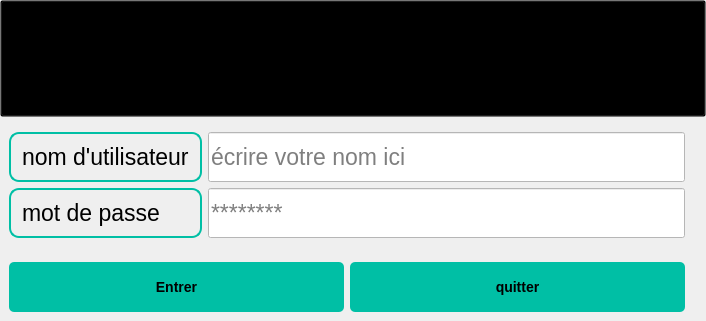
         <widget class="QWidget" name="tab_3">
          <property name="enabled">
           <bool>true</bool>
          </property>
          <attribute name="title">
           <string>ACCEUIL</string>
          </attribute>
          <layout class="QGridLayout" name="gridLayout_3">
           <property name="leftMargin">
            <number>0</number>
           </property>
           <property name="topMargin">
            <number>0</number>
           </property>
           <property name="rightMargin">
            <number>0</number>
           </property>
           <property name="bottomMargin">
            <number>0</number>
           </property>
           <item row="0" column="1" colspan="3">
            <widget class="QPushButton" name="pushButton_5">
             <property name="enabled">
              <bool>true</bool>
             </property>
             <property name="maximumSize">
              <size>
               <width>16777215</width>
               <height>16777215</height>
              </size>
             </property>
             <property name="font">
              <font>
               <family>Arial,sans-serif</family>
               <pointsize>30</pointsize>
               <weight>75</weight>
               <bold>true</bold>
              </font>
             </property>
             <property name="focusPolicy">
              <enum>Qt::StrongFocus</enum>
             </property>
             <property name="styleSheet">
              <string notr="true">background-image: url(:/C:/miniProjet/icons/bib.jpg);
background-color:transparent;
background-image: url(:/back.jpg);
color:#000000
;</string>
             </property>
             <property name="text">
              <string>Bienvenu à l'application de gestion
de la Bibliothéque de l'ISIMM</string>
             </property>
             <property name="icon">
              <iconset resource="icons/icons.qrc">
               <normaloff>:/isimm.png</normaloff>:/isimm.png</iconset>
             </property>
             <property name="iconSize">
              <size>
               <width>150</width>
               <height>150</height>
              </size>
             </property>
            </widget>
           </item>
           <item row="5" column="1">
            <widget class="QWidget" name="widget" native="true">
             <property name="minimumSize">
              <size>
               <width>0</width>
               <height>0</height>
              </size>
             </property>
             <layout class="QGridLayout" name="gridLayout_4">
              <item row="1" column="0">
               <widget class="QPushButton" name="entrer">
                <property name="minimumSize">
                 <size>
                  <width>0</width>
                  <height>50</height>
                 </size>
                </property>
                <property name="styleSheet">
                 <string notr="true">/* Buttons */
QPushButton {
    font-family: &quot;Arial&quot;, sans-serif;
    font-size: 14px;
    font-weight: bold;
    color: #000000; /* Black text color */
    background-color: #00BFA5; /* Teal button background color */
    border: none;
    border-radius: 5px;
    padding: 8px 16px;
    text-align: center; /* Center align button text */
    text-transform: uppercase; /* Uppercase button text */
}

QPushButton:hover {
    background-color: #009980; /* Darker teal button background color on hover */
}</string>
                </property>
                <property name="text">
                 <string>Entrer</string>
                </property>
               </widget>
              </item>
              <item row="1" column="1">
               <widget class="QPushButton" name="quitter">
                <property name="minimumSize">
                 <size>
                  <width>0</width>
                  <height>50</height>
                 </size>
                </property>
                <property name="styleSheet">
                 <string notr="true">/* Buttons */
QPushButton {
    font-family: &quot;Arial&quot;, sans-serif;
    font-size: 14px;
    font-weight: bold;
    color: #000000; /* Black text color */
    background-color: #00BFA5; /* Teal button background color */
    border: none;
    border-radius: 5px;
    padding: 8px 16px;
    text-align: center; /* Center align button text */
    text-transform: uppercase; /* Uppercase button text */
}

QPushButton:hover {
    background-color: #009980; /* Darker teal button background color on hover */
}</string>
                </property>
                <property name="text">
                 <string>quitter</string>
                </property>
               </widget>
              </item>
             </layout>
            </widget>
           </item>
           <item row="4" column="1">
            <widget class="QWidget" name="widget_2" native="true">
             <property name="minimumSize">
              <size>
               <width>0</width>
               <height>0</height>
              </size>
             </property>
             <layout class="QGridLayout" name="gridLayout_6">
              <item row="1" column="0">
               <widget class="QLabel" name="label_2">
                <property name="minimumSize">
                 <size>
                  <width>0</width>
                  <height>0</height>
                 </size>
                </property>
                <property name="maximumSize">
                 <size>
                  <width>200</width>
                  <height>16777215</height>
                 </size>
                </property>
                <property name="font">
                 <font>
                  <family>Arial,sans-serif</family>
                  <pointsize>17</pointsize>
                 </font>
                </property>
                <property name="styleSheet">
                 <string notr="true">QLabel {
  background-color: none;
  border: 2px solid #00BFA5;
  border-radius: 10px;
  padding: 5px;
  color: #000000;
  font-size: 17pt;
  font-family: Arial, sans-serif;
}
</string>
                </property>
                <property name="text">
                 <string>mot de passe</string>
                </property>
               </widget>
              </item>
              <item row="0" column="1">
               <widget class="QLineEdit" name="user">
                <property name="minimumSize">
                 <size>
                  <width>0</width>
                  <height>50</height>
                 </size>
                </property>
                <property name="font">
                 <font>
                  <pointsize>17</pointsize>
                 </font>
                </property>
                <property name="toolTip">
                 <string/>
                </property>
                <property name="statusTip">
                 <string/>
                </property>
                <property name="styleSheet">
                 <string notr="true">background-color: rgb(255, 255, 255);
color: #000000
;</string>
                </property>
                <property name="inputMask">
                 <string/>
                </property>
                <property name="text">
                 <string/>
                </property>
                <property name="placeholderText">
                 <string>écrire votre nom ici</string>
                </property>
               </widget>
              </item>
              <item row="0" column="0">
               <widget class="QLabel" name="label">
                <property name="minimumSize">
                 <size>
                  <width>0</width>
                  <height>50</height>
                 </size>
                </property>
                <property name="maximumSize">
                 <size>
                  <width>200</width>
                  <height>16777215</height>
                 </size>
                </property>
                <property name="font">
                 <font>
                  <family>Arial,sans-serif</family>
                  <pointsize>17</pointsize>
                 </font>
                </property>
                <property name="styleSheet">
                 <string notr="true">QLabel {
  background-color: none;
  border: 2px solid #00BFA5;
  border-radius: 10px;
  padding: 5px;
  color: #000000;
  font-size: 17pt;
  font-family: Arial, sans-serif;
}
</string>
                </property>
                <property name="text">
                 <string>nom d'utilisateur</string>
                </property>
               </widget>
              </item>
              <item row="1" column="1">
               <widget class="QLineEdit" name="mdp">
                <property name="minimumSize">
                 <size>
                  <width>0</width>
                  <height>50</height>
                 </size>
                </property>
                <property name="font">
                 <font>
                  <pointsize>17</pointsize>
                 </font>
                </property>
                <property name="styleSheet">
                 <string notr="true">background-color: rgb(255, 255, 255);
color : black;</string>
                </property>
                <property name="text">
                 <string/>
                </property>
                <property name="echoMode">
                 <enum>QLineEdit::Password</enum>
                </property>
                <property name="placeholderText">
                 <string>********</string>
                </property>
               </widget>
              </item>
             </layout>
            </widget>
           </item>
          </layout>
         </widget>
